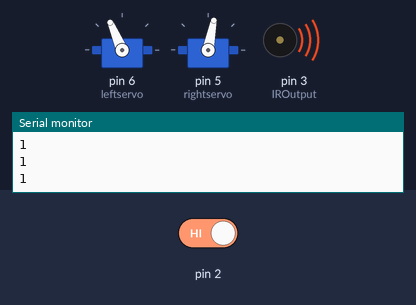
Simulated run of this sketch. Board: Arduino Uno, built with avr-gcc and run on an emulated ATmega328P. Parts: 2 × servo, buzzer (waves = sounding), the last lines printed to the serial monitor. Inputs (shaded band) come from the test bench; at power-on: pin 2 HIGH.

Above: at 4.06 s.
4.3 s: pin 2 driven LOW
At 4.8 s:
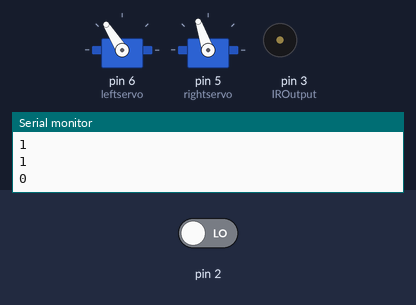
At 6.5 s:
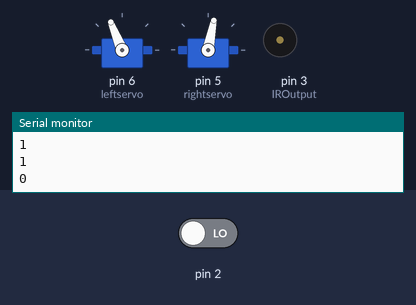
10.3 s: pin 2 driven HIGH
At 11.2 s:
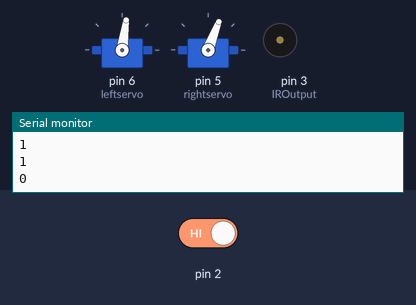
Timing chart, 0 to 19.3 s (numbered marks = the images above; inputs shaded):
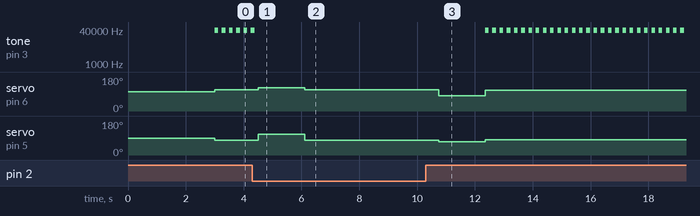

Measured:
- after the input at 4.3 s, tone on pin 3 (IROutput): goes on until 4.4 s, then stays silent; servo on pin 6 (leftservo): 113° → 122° after 0.20 s, → 112° 1.6 s later; servo on pin 5 (rightservo): 79° → 109° after 0.20 s, → 79° 1.6 s later
- after the input at 10.3 s, servo on pin 6 (leftservo): goes on until 12.4 s, then stays 109°; servo on pin 5 (rightservo): goes on until 12.4 s, then stays 82°
- by itself, tone on pin 3 (IROutput): alternates 38000 Hz for 0.13 s and silent for 0.13 s

The sketch:

Stage_2__Obstacle_Avoidance.ino
```cpp
#include <Servo.h>

#define LeftButton 4            //Defining variables to matching pins
#define RighButton 2
#define leftservo  6
#define rightservo 5
#define GreenLED   7
#define YellowLED  12
#define RedLED     13
#define IROutput   3

#define LeftServoStop  102       //Defining constants to stop the servos
#define RightServoStop 89
Servo LeftServo;
Servo RightServo;


void AttachServo() {
  LeftServo.attach(leftservo);
  RightServo.attach(rightservo);
  setSpeed(0,0);
}


void setSpeed(int LeftSpeed, int RightSpeed) {
  LeftServo.write(LeftServoStop + LeftSpeed);                        //Turn the servos so robot drives at named speed
  RightServo.write(RightServoStop - RightSpeed);
}


float DriveDistance(float distance) {
  const float Pace = 0.00539665;                   //Pace is the meters travelled in 1 millisecond
  if (distance > 0) {
    setSpeed(10, 10);
    float wait = (distance/Pace);                  //Works out delay time
    delay(wait);                                   //Robot will drive forward for that time
  }
  else if (distance < 0) {
    setSpeed(-10, -10);
    distance = (distance - (2*distance));         //if distance is negative it will turn it into a positive number
    float wait = (distance/Pace);
    delay(wait);                                  //robot will drive backwards
  }
  setSpeed(0,0);
}


void TurnAngle(float angle) {
  const float TimeForOneDegree = 17.90;               //Time to turn one degree
  if (angle > 0) {
    float DelayTime = (angle * TimeForOneDegree);      //Calculates time turn inputted angle
    setSpeed(20,-20);                                   //Turns right for calculated time
    delay(DelayTime);
  }
  else if (angle < 0) {
    float DelayTime = ((angle - (2*angle)) * TimeForOneDegree);     //If angle entered is negative the robot will turn left
    setSpeed(-20,20);
    delay(DelayTime);
    }
  setSpeed(0,0);
}


void LED(int x, int y, int z) {
  digitalWrite(GreenLED,  x);
  digitalWrite(YellowLED, y);
  digitalWrite(RedLED,    z);
}


void setup() {
  Serial.begin(9600);
  AttachServo();
  pinMode(LeftButton,INPUT);
  pinMode(IROutput, OUTPUT);


  delay(3000);
  setSpeed(11,10);

}


void loop() {
  tone(IROutput,38000);                                  //Will turn on the IR scanner to check for object
  delay(125);
  int Object = (digitalRead(2));
  noTone(IROutput);
  delay(125);
  Serial.println(Object);
  if (Object == LOW) {                           //If an object is detected then the robot will carry out the task to avoid
    LED(1,1,1);
    TurnAngle(90);
    DriveDistance(25);                                   //Will turn on all LEDs, turn right and drive 25cm before turning left and driving straight on
    TurnAngle(-90);
    LED(0,0,0);
    setSpeed(7,7);
  }
}
```
